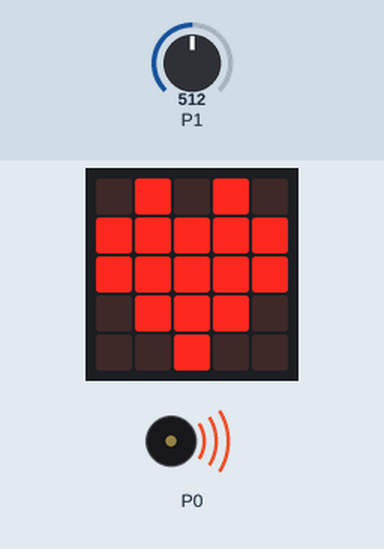
Simulated run of this program. Board: BBC micro:bit (MakeCode). Shown: the board's 5×5 LED display, buzzer (waves = sounding). The test bench sets the inputs (shaded band); at power-on: P1 = 512 (analog values on the 0–1023 scale).

Above: at 1.8 s.
1.9 s: P1 set to 593
3.4 s: P1 set to 616
At 4.9 s:
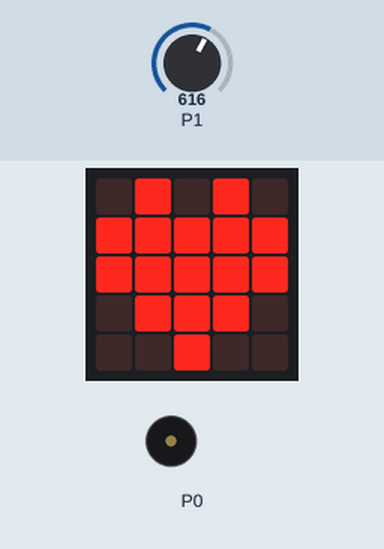
5.2 s: P1 set to 590
At 5.6 s:
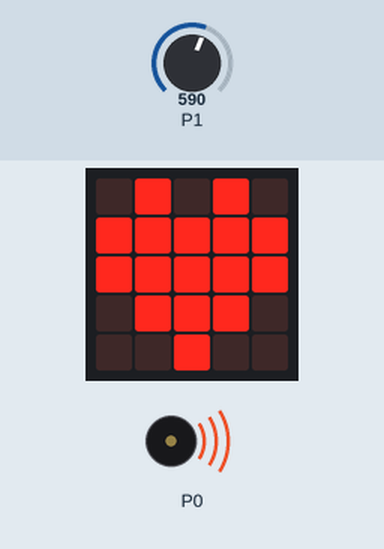
8.2 s: P1 set to 610
At 9.0 s:
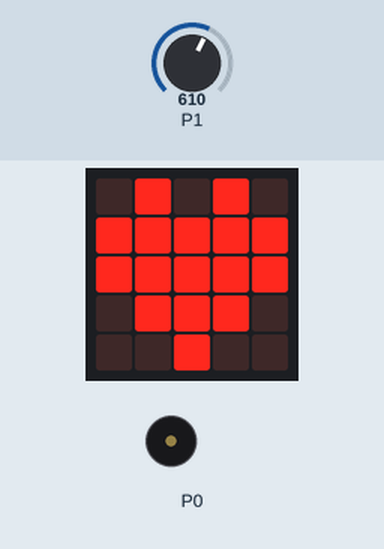
Timing chart, 0 to 10.8 s (numbered marks = the images above; inputs shaded):
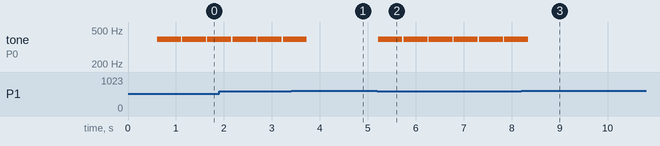

Measured:
- the behaviour switches between 599 and 600 on P1 (found by bisection; images 0 and 1)
- after the input at 3.4 s, tone on P0: goes on until 3.7 s, then stays silent
- after the input at 5.2 s, tone on P0: alternates 392 Hz for 0.50 s and silent for 0.03 s, starting at once
- after the input at 8.2 s, tone on P0: goes on until 8.3 s, then stays silent
- by itself, tone on P0: alternates 392 Hz for 0.50 s and silent for 0.03 s

The program:

main.ts
```typescript
basic.showIcon(IconNames.Heart)
basic.forever(function () {
    if (pins.analogReadPin(AnalogPin.P1) < 10) {
        music.playTone(262, music.beat(BeatFraction.Whole))
    } else if (pins.analogReadPin(AnalogPin.P1) < 80) {
        music.playTone(294, music.beat(BeatFraction.Whole))
    } else if (pins.analogReadPin(AnalogPin.P1) < 130) {
        music.playTone(330, music.beat(BeatFraction.Whole))
    } else if (pins.analogReadPin(AnalogPin.P1) < 160) {
        music.playTone(349, music.beat(BeatFraction.Whole))
    } else if (pins.analogReadPin(AnalogPin.P1) < 600) {
        music.playTone(392, music.beat(BeatFraction.Whole))
    } else {

    }
})
```

test.ts
```typescript
// 테스트는 여기로 이동합니다; 이 패키지가 확장으로 사용될 때 컴파일되지 않을 것 입니다.
```
